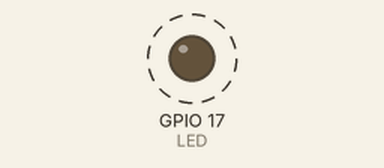
This program was run on a simulated Raspberry Pi (BCM pin numbers). Shown: output pins drawn as LEDs (lit = HIGH). Dashed ring = blinking. What the program prints to the terminal is not drawn.

Above: at 0.2 s.
Timing chart, 0 to 3.0 s (numbered marks = the images above):
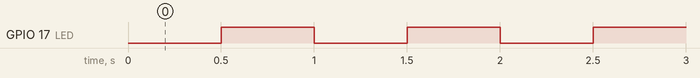

The program:

01.LED.py
```python
import RPi.GPIO as GPIO             # GPIO 제어 모듈
import time                         # time 모듈

LED = 17                            # wPi. 0(GPIO. 0), BCM. 17, Physical-Pin. 11
GPIO.setmode(GPIO.BCM)              # BCM모드 설정
GPIO.setup(LED, GPIO.OUT)           # OUTPUT(출력) 설정

try :                               # 정상 작동일 때
    while True :                    # 무한루프
        GPIO.output(LED, False)     # LED 꺼짐
        print("LED OFF...")         # "LED OFF..." 출력
        time.sleep(0.5)             # 0.5초 대기

        GPIO.output(LED, True)      # LED 켜짐
        print("LED ON...")          # "LED ON..." 출력
        time.sleep(0.5)             # 0.5초 대기

except :                            # 종료 시
    GPIO.cleanup()                  # GPIO 초기화
    print("end")
```

Measured:
- by itself, GPIO 17 (LED): alternates HIGH for 0.50 s and LOW for 0.50 s
